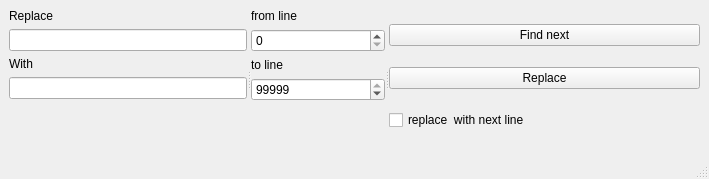
<?xml version="1.0" encoding="UTF-8"?>
<ui version="4.0">
 <class>ReplaceWindow</class>
 <widget class="QMainWindow" name="ReplaceWindow">
  <property name="geometry">
   <rect>
    <x>0</x>
    <y>0</y>
    <width>709</width>
    <height>179</height>
   </rect>
  </property>
  <property name="windowTitle">
   <string>MainWindow</string>
  </property>
  <widget class="QWidget" name="centralwidget">
   <layout class="QVBoxLayout" name="verticalLayout_7">
    <item>
     <widget class="QSplitter" name="splitter">
      <property name="orientation">
       <enum>Qt::Orientation::Horizontal</enum>
      </property>
      <widget class="QWidget" name="layoutWidget">
       <layout class="QVBoxLayout" name="verticalLayout_6">
        <item>
         <layout class="QVBoxLayout" name="verticalLayout_4">
          <item>
           <widget class="QLabel" name="label_3">
            <property name="maximumSize">
             <size>
              <width>16777215</width>
              <height>25</height>
             </size>
            </property>
            <property name="text">
             <string>Replace</string>
            </property>
           </widget>
          </item>
          <item>
           <widget class="QLineEdit" name="lineEdit">
            <property name="maximumSize">
             <size>
              <width>16777215</width>
              <height>25</height>
             </size>
            </property>
           </widget>
          </item>
          <item>
           <layout class="QVBoxLayout" name="verticalLayout_3">
            <item>
             <widget class="QLabel" name="label_4">
              <property name="maximumSize">
               <size>
                <width>16777215</width>
                <height>25</height>
               </size>
              </property>
              <property name="text">
               <string>With</string>
              </property>
             </widget>
            </item>
            <item>
             <widget class="QLineEdit" name="lineEdit_2">
              <property name="maximumSize">
               <size>
                <width>16777215</width>
                <height>25</height>
               </size>
              </property>
             </widget>
            </item>
            <item>
             <spacer name="verticalSpacer">
              <property name="orientation">
               <enum>Qt::Orientation::Vertical</enum>
              </property>
              <property name="sizeHint" stdset="0">
               <size>
                <width>20</width>
                <height>40</height>
               </size>
              </property>
             </spacer>
            </item>
           </layout>
          </item>
         </layout>
        </item>
       </layout>
      </widget>
      <widget class="QWidget" name="layoutWidget_2">
       <layout class="QVBoxLayout" name="verticalLayout_5">
        <item>
         <layout class="QVBoxLayout" name="verticalLayout">
          <item>
           <layout class="QVBoxLayout" name="verticalLayout_2">
            <item>
             <widget class="QLabel" name="label">
              <property name="maximumSize">
               <size>
                <width>16777215</width>
                <height>25</height>
               </size>
              </property>
              <property name="text">
               <string>from line</string>
              </property>
             </widget>
            </item>
            <item>
             <widget class="QSpinBox" name="spinBox">
              <property name="maximumSize">
               <size>
                <width>16777215</width>
                <height>25</height>
               </size>
              </property>
              <property name="maximum">
               <number>99999</number>
              </property>
             </widget>
            </item>
           </layout>
          </item>
          <item>
           <widget class="QLabel" name="label_2">
            <property name="maximumSize">
             <size>
              <width>16777215</width>
              <height>25</height>
             </size>
            </property>
            <property name="text">
             <string>to line</string>
            </property>
           </widget>
          </item>
          <item>
           <widget class="QSpinBox" name="spinBox_2">
            <property name="maximumSize">
             <size>
              <width>16777215</width>
              <height>25</height>
             </size>
            </property>
            <property name="maximum">
             <number>99999</number>
            </property>
            <property name="value">
             <number>99999</number>
            </property>
           </widget>
          </item>
          <item>
           <spacer name="verticalSpacer_2">
            <property name="orientation">
             <enum>Qt::Orientation::Vertical</enum>
            </property>
            <property name="sizeHint" stdset="0">
             <size>
              <width>20</width>
              <height>40</height>
             </size>
            </property>
           </spacer>
          </item>
         </layout>
        </item>
       </layout>
      </widget>
      <widget class="QWidget" name="verticalLayoutWidget">
       <layout class="QVBoxLayout" name="verticalLayout_8">
        <item>
         <widget class="QPushButton" name="pushButton">
          <property name="text">
           <string>Find next</string>
          </property>
         </widget>
        </item>
        <item>
         <widget class="QPushButton" name="pushButton_2">
          <property name="text">
           <string>Replace</string>
          </property>
         </widget>
        </item>
        <item>
         <widget class="QCheckBox" name="checkBox">
          <property name="text">
           <string>replace  with next line</string>
          </property>
         </widget>
        </item>
       </layout>
      </widget>
     </widget>
    </item>
   </layout>
  </widget>
  <widget class="QMenuBar" name="menubar">
   <property name="geometry">
    <rect>
     <x>0</x>
     <y>0</y>
     <width>709</width>
     <height>21</height>
    </rect>
   </property>
  </widget>
  <widget class="QStatusBar" name="statusbar"/>
 </widget>
 <resources/>
 <connections/>
</ui>
